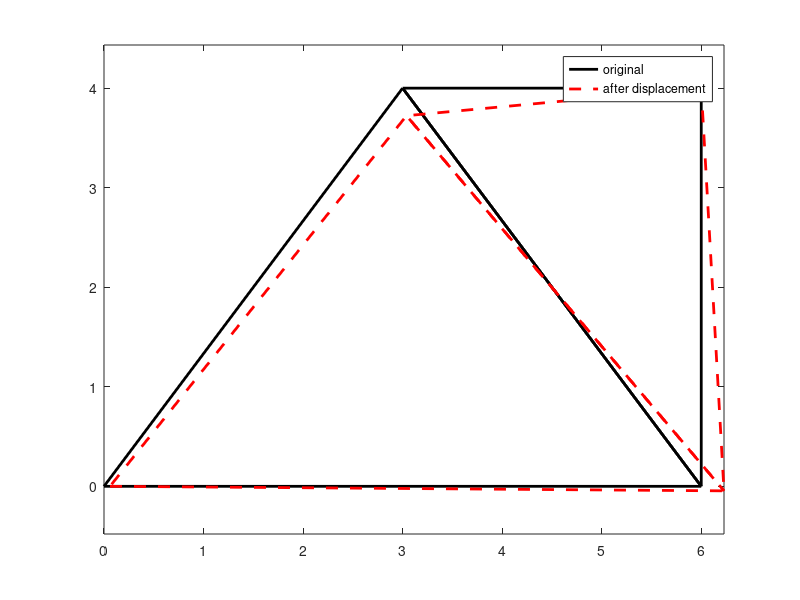

MATLAB code for this plot: (Note: this script raises an error after producing the figure.)
clc
clear all
close all

E = 210*10^9; %Pa
A = 0.00195; %m^2

%lengths in m
L1 = 4; L2 = 2; L3 = 5; L4 = 6; L5 = 5;

%beta values in degs
B1 = 90; %i = 1, j = 2
B2 = 180; %i = 2, j = 3
B3 = 180+53.13010235; %i = 3, j = 4
B4 = 180; %i = 1, j = 4
B5 = 126.8698976; %  i = 1, j =3

c1 = cosd(B1); s1 = sind(B1);
c2 = cosd(B2); s2 = sind(B2);
c3 = cosd(B3); s3 = sind(B3);
c4 = cosd(B4); s4 = sind(B4);
c5 = cosd(B5); s5 = sind(B5);

k1 = E*A/L1; k2 = E*A/L2; k3 = E*A/L3; k4 = E*A/L4; k5 = E*A/L5; 

Sel1 = k1*[c1^2 c1*s1 -(c1^2) -c1*s1;
    c1*s1 s1^2 -c1*s1 -(s1^2);
    -(c1^2) -c1*s1 c1^2 c1*s1;
    -c1*s1 -(s1^2) c1*s1 s1^2];

Sel2 = k2*[c2^2 c2*s2 -(c2^2) -c2*s2;
    c2*s2 s2^2 -c2*s2 -(s2^2);
    -(c2^2) -c2*s2 c2^2 c2*s2;
    -c2*s2 -(s2^2) c2*s2 s2^2];

Sel3 = k3*[c3^2 c3*s3 -(c3^2) -c3*s3;
    c3*s3 s3^2 -c3*s3 -(s3^2);
    -(c3^2) -c3*s3 c3^2 c3*s3;
    -c3*s3 -(s3^2) c3*s3 s3^2];

Sel4 = k4*[c4^2 c4*s4 -(c4^2) -c4*s4;
    c4*s4 s4^2 -c4*s4 -(s4^2);
    -(c4^2) -c4*s4 c4^2 c4*s4;
    -c4*s4 -(s4^2) c4*s4 s4^2];

Sel5 = k5*[c5^2 c5*s5 -(c5^2) -c5*s5;
    c5*s5 s5^2 -c5*s5 -(s5^2);
    -(c5^2) -c5*s5 c5^2 c5*s5;
    -c5*s5 -(s5^2) c5*s5 s5^2];

N = 8;

KGlobal = zeros(N,N);
A = zeros(N,N); B = zeros(N,N); C = zeros(N,N); D = zeros(N,N); E = zeros(N,N); 

for i = 1:4
    for j = 1:4
        A(i,j) = Sel1(i,j);
    end
end

for i = 1:4
    for j = 1:4
        B(i+2,j+2) = Sel2(i,j);
    end
end

for i = 1:4
    for j = 1:4
        C(i+4,j+4) = Sel3(i,j);
    end
end

for i = 1:2
    for j = 1:2
        D(i,j) = Sel4(i,j);
    end
    for j = 3:4
        D(i,j+4) = Sel4(i,j);
    end
end
for i = 3:4
    for j = 1:2
        D(i+4,j) = Sel4(i,j);
    end
    for j = 3:4
        D(i+4,j+4) = Sel4(i,j);
    end
end

for i = 1:2
    for j = 1:2
        E(i,j) = Sel5(i,j);
    end
    for j = 3:4
        E(i,j+2) = Sel5(i,j);
    end
end
for i = 3:4
    for j = 1:2
        E(i+2,j) = Sel5(i,j);
    end
    for j = 3:4
        E(i+2,j+2) = Sel5(i,j);
    end
end

KGlobal = KGlobal+A+B+C+D+E;

%apply BC:
u2 = 0; v2=0; v4=0;

Kreduced = zeros(5,5);
for i = 1:2
    for j = 1:2
        Kreduced(i,j) = KGlobal(i,j);
    end
    for j = 3:5
        Kreduced(i,j) = KGlobal(i,j+2);
    end
end
for i = 3:5
    for j = 1:2
        Kreduced(i,j) = KGlobal(i+2,j);
    end
    for j = 3:5
        Kreduced(i,j) = KGlobal(i+2,j+2);
    end
end

Freduced = 1000*[40; 0; 0; -100; 0];

disp_reduced = (Kreduced^(-1))*Freduced;

u1 = disp_reduced(1); v1 = disp_reduced(2); 
u3 = disp_reduced(3); v3 = disp_reduced(4);
u4 = disp_reduced(5);

disp = [u1;v1;u2;v2;u3;v3;u4;v4];

Fr = zeros(8,1);
for i = 1:8
    Fr(i) = dot(KGlobal(i,:),disp);
end

X = [0 6 6 3 6 3 0];
Y = [0 0 4 4 0 4 0];
plot(X,Y,"black",'LineWidth',2)
hold on
axis equal
xlim('padded')

X = [0+u4*200 6+u1*200 6+u2*200 3+u3*200 6+u1*200 3+u3*200 0+u4*200];
Y = [0+v4*200 0+v1*200 4+v2*200 4+v3*200 0+v1*200 4+v3*200 0+v4*200];
plot(X,Y,"r--",'LineWidth',2)

legend("original", "after displacement")

fprintf(" part a \n")
fprintf("element 1 stiffness matrix trace: " + trace(Sel1) + "\n")
fprintf("element 2 stiffness matrix trace: " + trace(Sel2) + "\n")
fprintf("element 3 stiffness matrix trace: " + trace(Sel3) + "\n")
fprintf("element 4 stiffness matrix trace: " + trace(Sel4) + "\n")
fprintf("element 5 stiffness matrix trace: " + trace(Sel5) + "\n")
fprintf("Global stiffness matrix trace: " + trace(KGlobal) + "\n")

fprintf("\n part b \n")
fprintf("node 1 reaction forces: " + "x:" + u1 + " y:" + v1+ "\n")
fprintf("node 2 reaction forces: " + "x:" + u2 + " y:" + v2 + "\n")
fprintf("node 3 reaction forces: " + "x:" + u3 + " y:" + v3 + "\n")   
fprintf("node 4 reaction forces: " + "x:" + u4 + " y:" + v4 + "\n")    
